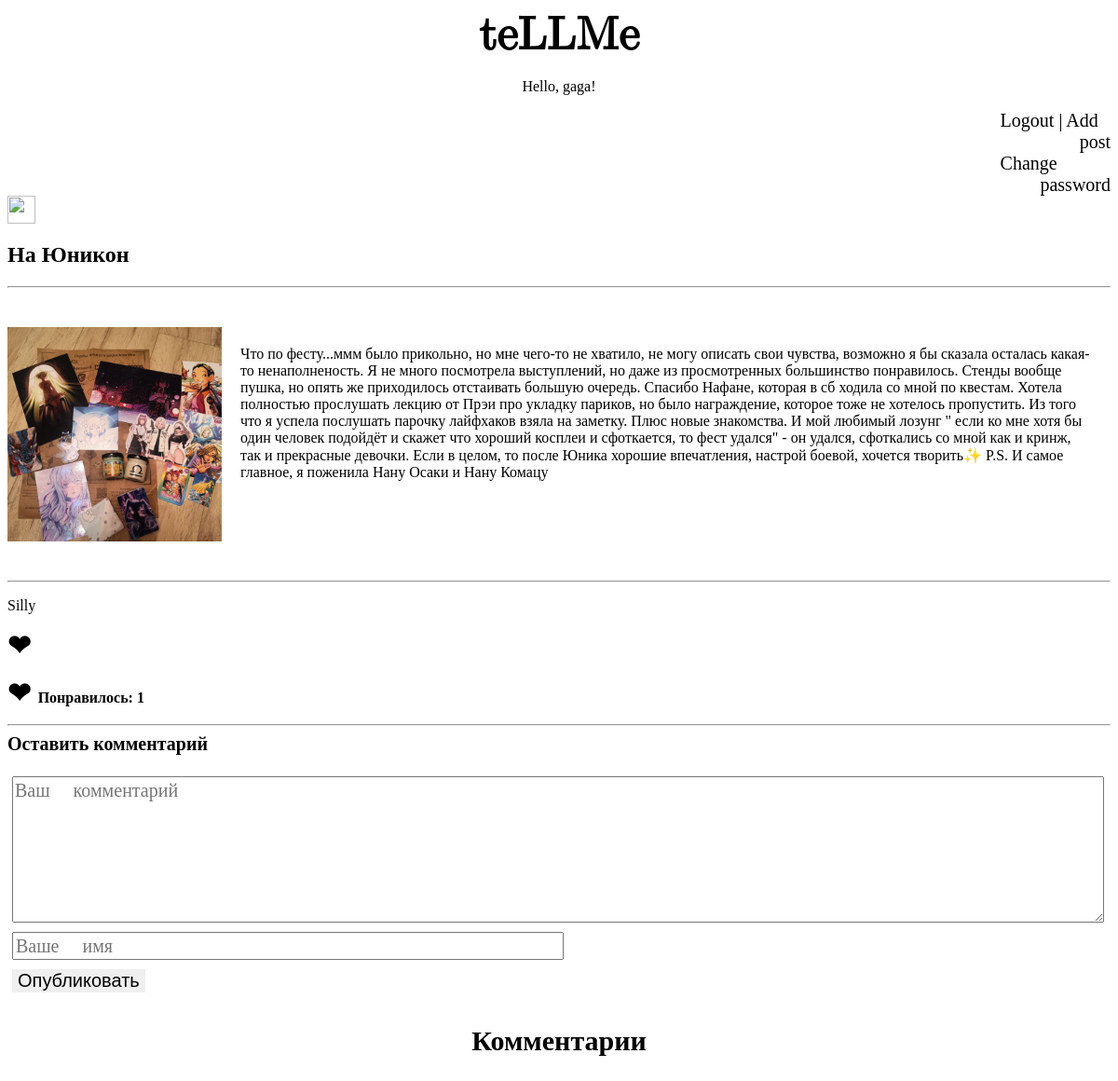
The page /1/ (signed in) on the database its author committed.
### users/models.py (models this page shows, shortened)
class User(AbstractUser):
    pass

class Post(models.Model):
    title = models.CharField('Заголовок записи', max_length=100)
    descript = models.TextField('Текст блога')
    author = models.CharField('Имя автора', max_length=100)
    dats = models.DateTimeField(default=datetime.now())
    img = models.ImageField('Изображение', upload_to = 'image/%Y')# c указанием текущего года, это путь где будут храниться все излбражения с админки
    objects =  PostQuerrySet.as_manager()
    class Meta:
        verbose_name = 'Запись' #красивое отображение  в админке
        verbose_name_plural = 'Записи'

### users/views.py (the view)
# urls.py: path('<int:pk>/',views.PostElement.as_view()),
class PostElement(DetailView):
    model = Post
    template_name = 'blogelement.html'
    context_object_name = 'post'

### templates/blogelement.html (shortened to what this page needs)
{%extends 'home.html'%}
{%load static%}
  {%block content%}
  <body>
    <a  href='{%url "home"%}'><img style = 'width: 30px;'src='https://sun9-65.userapi.com/impg/aVNXjc8e0eDTHRJW_Px_XgYCHAbQU9QwlTiZ9A/eeREHI7tT60.jpg?size=512x512&quality=95&sign=87ecba353756021f6f704fc005b95599&type=album'/></a>
    <div id='mainblock'>
      <div id='post'>
        <h2>{{post.title}}</h2>
      <hr>
      <br>
      <div class='block'><p align='center'><img class='pic' src="{{post.img.url}}" wigth='50%'></p>
      <p class='descr'>{{post.descript}}<p></div>
      <br>
      <hr>
      <p>{{post.author}}<p>
      </div>
    </div>
    <div>
      <p style='font-weight: bold;'><a href={%url "add_likes" post.id%} style='font-size: 30px;'>❤ </a>
        <p style='font-weight: bold;'><a href={%url "del_likes" post.id%} style='font-size: 30px;'>❤ </a>
        Понравилось: {{post.likes_set.all.count}}</p>
    </div>
      <div id = 'create'>
        <hr>
        <a class = 'com'href='#'>Оставить комментарий</a><br><br>
        <form action='{%url "comment" post.id%}' method='post'>
            <textarea class='men'name='textcom' placeholder="Ваш комментарий"></textarea><br> <! ссылка на поле в модели админки, чтобы данные попав во вью занеслись в админке>
            <input class='inp' type='text' name ='name' placeholder="Ваше имя"><br>
            <button class = 'sub' type='submit'>Опубликовать</button>
        </form>
      </div>
      <h3 class='headcomm'>Комментарии</h3>
  {%endblock%}

### templates/home.html (shortened to what this page needs)
{%load static%}
<head>
  <link rel='stylesheet' href = "{%static 'css/stil.css'%}"  type='text/css' media='all'/>
</head>
<body>
    <h1 id='head'><a href='{%url "home"%}'>teLLMe</a></h1>
    <p class='us'>Hello, {{user}}!<p>
    {%if user.is_authenticated%}
        <div class='lin'><a href='{%url "logout"%}'>Logout</a> | <a href='{%url "add"%}'>Add post</a></div>
        <div class='lin'><a href='{%url "change"%}'>Change password</a> </div>
    {%else%}
        <div class='lin'><a href='{%url "login"%}'>Login</a> | <a href='{%url "register"%}'>Registrate</a> </div>
        <div class='lin'><a href='{%url "change"%}'>Change password</a> </div>
    {%endif%}
    {%block content%}
    {%endblock%}

### static/css/stil.css (style rules this page uses)
#mainblock { background-color: rgb(255, 255, 255); }
#post .pic { width:230px; }
#post .block { display: flex; flex-direction: row; align-content: stretch; align-items: stretch; }
#post .descr { position: relative; padding: 20px; }
#head { align-content: space-between; justify-content: center; display: flex; align-content: center; align-items: center; font-size: 50px; font-family: math; margin: 0.3px; }
.us { display: flex; position: relative; justify-content: center; }
.lin { flex-direction: row; font-size: 20px; width: 10%; justify-content: flex-start; align-content: flex-start; align-items: baseline; align-items: inherit; text-align-last: end; align-content: end; max-width: 8em; min-height: 2em; margin-left: auto; margin-right: 0; justify-items: right; }
.com { font-size: 20px; font-weight: bold; }
.men { width: 99%; height: 20%; margin: 5px; font-size: 20px; font-family: emoji; }
.inp { width: 50%; margin: 5px; font-size: 20px; font-family: emoji; }
.sub { margin: 5px; font-size: 20px; font-family: revert;transition: .5s; border:none }
.headcomm { align-items: center; display: flex; flex-direction: column; font-size: 30px; }
a { text-decoration: none;color:black }
.lin { transition: .5s; }
#mainblock, #create { transition: .5s; }

### rows shown on the page
User: is_active+password+username "gaga"
Post: title "На Юникон", img (picture), descript "Что по фесту...ммм было прикольно, но мне чего-то не хватило, не могу описать свои чувства, возможно я бы сказала осталась какая-то ненаполненость. Я не много посмотрела выступлений, но даже из просмотренных большинство понравилось. Стенды вообще пушка, но опять же приходилось отстаивать большую очередь. Спасибо Нафане, которая в сб ходила со мной по квестам. Хотела полностью прослушать лекцию от Прэи про укладку париков, но было награждение, которое тоже не хотелось пропустить. Из того что я успела послушать парочку лайфхаков взяла на заметку. Плюс новые знакомства. И мой любимый лозунг \" если ко мне хотя бы один человек подойдёт и скажет что хороший косплеи и сфоткается, то фест удался\" -…", author "Silly", likes_set.all.count "1"
